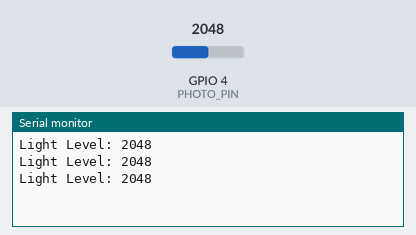
The sketch below on a simulated ESP32. Parts: the last lines printed to the serial monitor. The inputs (shaded band) are chosen by the test bench; at power-on: GPIO 4 (PHOTO_PIN) = 2048.

Above: at 1.3 s.
1.4 s: GPIO 4 (PHOTO_PIN) set to 2866
At 1.9 s:
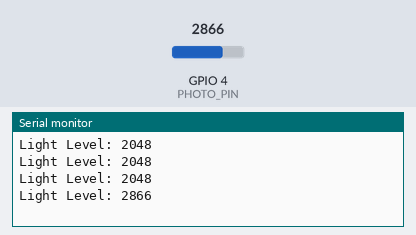
2.9 s: GPIO 4 (PHOTO_PIN) set to 3603
At 3.3 s:
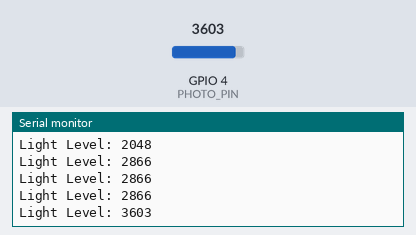
Timing chart, 0 to 5.9 s (numbered marks = the images above; inputs shaded):
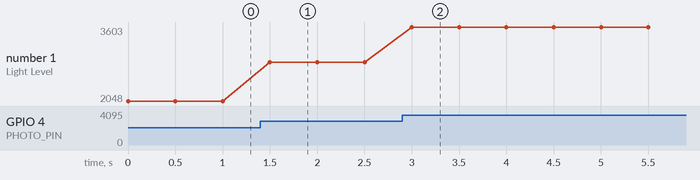

The sketch:

Photo_Test.ino
```cpp
#include <Arduino.h>

#define PHOTO_PIN 4

void setup() {
  Serial.begin(115200);
}

void loop() {
  int lightLevel = analogRead(PHOTO_PIN);
  Serial.printf("Light Level: %d\n", lightLevel);
  delay(500);
}
```

Measured:
- after the input at 1.4 s, the serial monitor: prints a new line after 0.10 s (image 1)
- after the input at 2.9 s, the serial monitor: prints a new line after 0.10 s (image 2)
- plotted number 1: 2048 → 2866 after the input at 1.4 s, 2866 → 3603 after the input at 2.9 s
